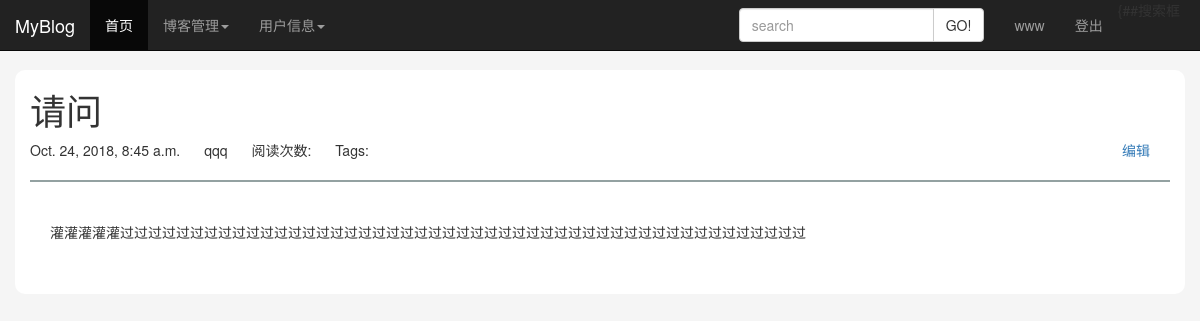
Page /article/article-detail/2/Qing-Wen (signed in) on the committed database.
### article/models.py (models this page shows, shortened)
class ArticlePost(models.Model):
    author = models.ForeignKey(User, related_name="article", on_delete=models.CASCADE)
    title = models.CharField(max_length=200)
    slug = models.SlugField(max_length=500)
    column = models.ForeignKey(ArticleColumn, related_name="article_column", on_delete=models.CASCADE)
    body = models.TextField()
    created = models.DateTimeField(default=timezone.now())
    updated = models.DateTimeField(auto_now=True)
    users_like = models.ManyToManyField(User, related_name="articles_like", blank=True)
    article_tag = models.ManyToManyField(ArticleTag, related_name="article_tag", blank=True)
    article_collect = models.ManyToManyField(User, related_name="collection_article", blank=True)
    class Meta:
        ordering = ("title",)
        index_together = (('id', 'slug'),)

### article/views.py (the view)
# urls.py: path('article-detail/<int:id>/<slug:slug>', views.article_detail, name="article_detail"),
@login_required(login_url="/account/login/")
def article_detail(request, id, slug):
    article = get_object_or_404(ArticlePost, id=id, slug=slug)
    total_views = r.incr("article:{}:views".format(article.id))
    return render(request, "article/column/article_detail.html", {"article": article, "total_views": total_views})

### templates/article/column/article_detail.html (shortened to what this page needs)
{% extends "base.html" %}
{% load staticfiles %}
{% block content %}
    <link rel="stylesheet" href="{% static 'editor/css/editormd.preview.css' %}">
<div class="container column-bg">
    <header>
        <h1>{{ article.title }}</h1>
        <span>{{ article.created }}</span>
        <span style="margin-left: 20px">{{ article.author }}</span>
        <span style="margin-left: 20px">阅读次数: {{ total_views }}</span>
        <span style="margin-left: 20px;">Tags: {{ article.article_tag.all | join:", " }}</span>
        <a href="{% url 'redit_article' article.id %}"><span style="float: right; margin-right: 20px">编辑</span></a>
    </header>
    <hr style="border:0.5px solid #93a1a1;">
    <div id="editormd-view">
    </div>
</div>
{% endblock %}

### templates/header.html (shortened to what this page needs)
{% load staticfiles %}
<div class="container-fluid">
    <nav class="navbar navbar-inverse navbar-fixed-top">
			<div class="navbar-header navbar-left"><a href="#" class="navbar-brand">MyBlog</a></div>
			<ul class="nav navbar-nav">
				<li class="active"><a href="{% url 'home' %}">首页</a></li>
				<li class="dropdown">
							 <a href="#" class="dropdown-toggle" data-toggle="dropdown">博客管理<strong class="caret"></strong></a>
						</li>
                <li class="dropdown">
							 <a href="#" class="dropdown-toggle" data-toggle="dropdown">用户信息<strong class="caret"></strong></a>
						</li>
			</ul>
            <div class="profile navbar-right" style="margin-right: 20px;">
                <form action="{% url 'haystack_search' %}" method="get" class="navbar-form navbar-left">{% csrf_token %}
                    <div class="input-group">
                        <input type="text" placeholder="search" class="form-control" name="q" />
                    <span class="input-group-btn"><input type="submit" class="btn btn-default" value="GO!"></span>
                    </div>
			    </form>
                <ul class="nav navbar-nav">
                {% if user.is_authenticated %}
                    <li><a href="">{{ user.username }}</a> </li>
                    <li><a href="{% url 'user_logout' %}">登出</a> </li>
                    {% else %}
                    <li><a href="{% url 'user_login' %}">登录</a> </li>
                    <li><a href="{% url 'user_register' %}">注册</a> </li>
                </ul>
                {% endif %}
            </div>
	</nav>
</div>

### static/css/bg.css (style rules this page uses)
.column-bg { padding: 0 30px 30px; background-color: #fff; border-radius: 10px; }

### static/editor/css/editormd.preview.css (style rules this page uses)
.markdown-body { -ms-text-size-adjust: 100%; -webkit-text-size-adjust: 100%; color: #333; overflow: hidden; font-family: "Microsoft YaHei", Helvetica, "Meiryo UI", "Malgun Gothic", "Segoe UI", "Trebuchet MS", "Monaco", monospace, Tahoma, STXihei, "华文细黑", STHeiti, "Helvetica Neue", "Droid Sans", "wenquanyi micro hei", FreeSans, Arimo, Arial, SimSun, "宋体", Heiti, "黑体", sans-serif; font-size: 16px; line-height: 1.6; word-wrap: break-word; }
.editormd-preview-container, .editormd-html-preview { text-align: left; font-size: 14px; line-height: 1.6; padding: 20px; overflow: auto; width: 100%; background-color: #fff; }

### rows in the picture
ArticlePost: title "请问", created "Oct. 24, 2018, 8:45 a.m.", author "qqq"

### other values in the picture
{{ user.username }} "www"
